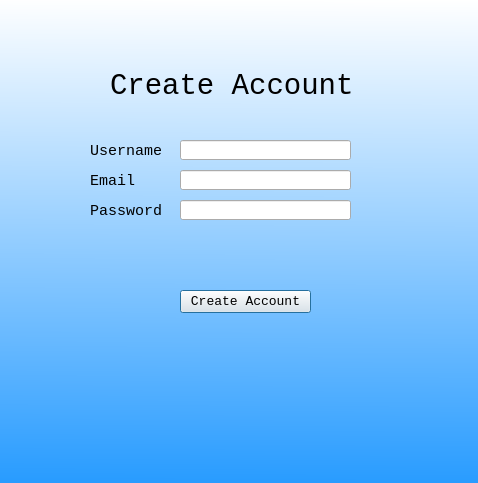
<?xml version="1.0" encoding="UTF-8"?>
<ui version="4.0">
 <class>Dialog</class>
 <widget class="QDialog" name="Dialog">
  <property name="geometry">
   <rect>
    <x>0</x>
    <y>0</y>
    <width>478</width>
    <height>483</height>
   </rect>
  </property>
  <property name="windowTitle">
   <string>Dialog</string>
  </property>
  <property name="styleSheet">
   <string notr="true">QDialog{background-color: qlineargradient(spread:pad, x1:0.994, y1:1, x2:1, y2:0, stop:0 rgba(41, 156, 255, 255), stop:1 rgba(255, 255, 255, 255));}</string>
  </property>
  <widget class="QPushButton" name="pushButton">
   <property name="geometry">
    <rect>
     <x>180</x>
     <y>290</y>
     <width>131</width>
     <height>23</height>
    </rect>
   </property>
   <property name="font">
    <font>
     <family>Lucida Console</family>
     <pointsize>10</pointsize>
    </font>
   </property>
   <property name="text">
    <string>Create Account</string>
   </property>
  </widget>
  <widget class="QLabel" name="label">
   <property name="geometry">
    <rect>
     <x>110</x>
     <y>60</y>
     <width>261</width>
     <height>51</height>
    </rect>
   </property>
   <property name="font">
    <font>
     <family>Lucida Console</family>
     <pointsize>22</pointsize>
    </font>
   </property>
   <property name="text">
    <string>Create Account</string>
   </property>
  </widget>
  <widget class="QLabel" name="label_2">
   <property name="geometry">
    <rect>
     <x>90</x>
     <y>140</y>
     <width>71</width>
     <height>21</height>
    </rect>
   </property>
   <property name="font">
    <font>
     <family>Lucida Console</family>
     <pointsize>11</pointsize>
    </font>
   </property>
   <property name="text">
    <string>Username</string>
   </property>
  </widget>
  <widget class="QLabel" name="label_3">
   <property name="geometry">
    <rect>
     <x>90</x>
     <y>200</y>
     <width>71</width>
     <height>21</height>
    </rect>
   </property>
   <property name="font">
    <font>
     <family>Lucida Console</family>
     <pointsize>11</pointsize>
    </font>
   </property>
   <property name="text">
    <string>Password</string>
   </property>
  </widget>
  <widget class="QLabel" name="label_4">
   <property name="geometry">
    <rect>
     <x>90</x>
     <y>170</y>
     <width>71</width>
     <height>21</height>
    </rect>
   </property>
   <property name="font">
    <font>
     <family>Lucida Console</family>
     <pointsize>11</pointsize>
    </font>
   </property>
   <property name="text">
    <string>Email</string>
   </property>
  </widget>
  <widget class="QLineEdit" name="username_edit">
   <property name="geometry">
    <rect>
     <x>180</x>
     <y>140</y>
     <width>171</width>
     <height>20</height>
    </rect>
   </property>
  </widget>
  <widget class="QLineEdit" name="email_edit">
   <property name="geometry">
    <rect>
     <x>180</x>
     <y>170</y>
     <width>171</width>
     <height>20</height>
    </rect>
   </property>
  </widget>
  <widget class="QLineEdit" name="password_edit">
   <property name="geometry">
    <rect>
     <x>180</x>
     <y>200</y>
     <width>171</width>
     <height>20</height>
    </rect>
   </property>
  </widget>
 </widget>
 <resources/>
 <connections/>
</ui>
